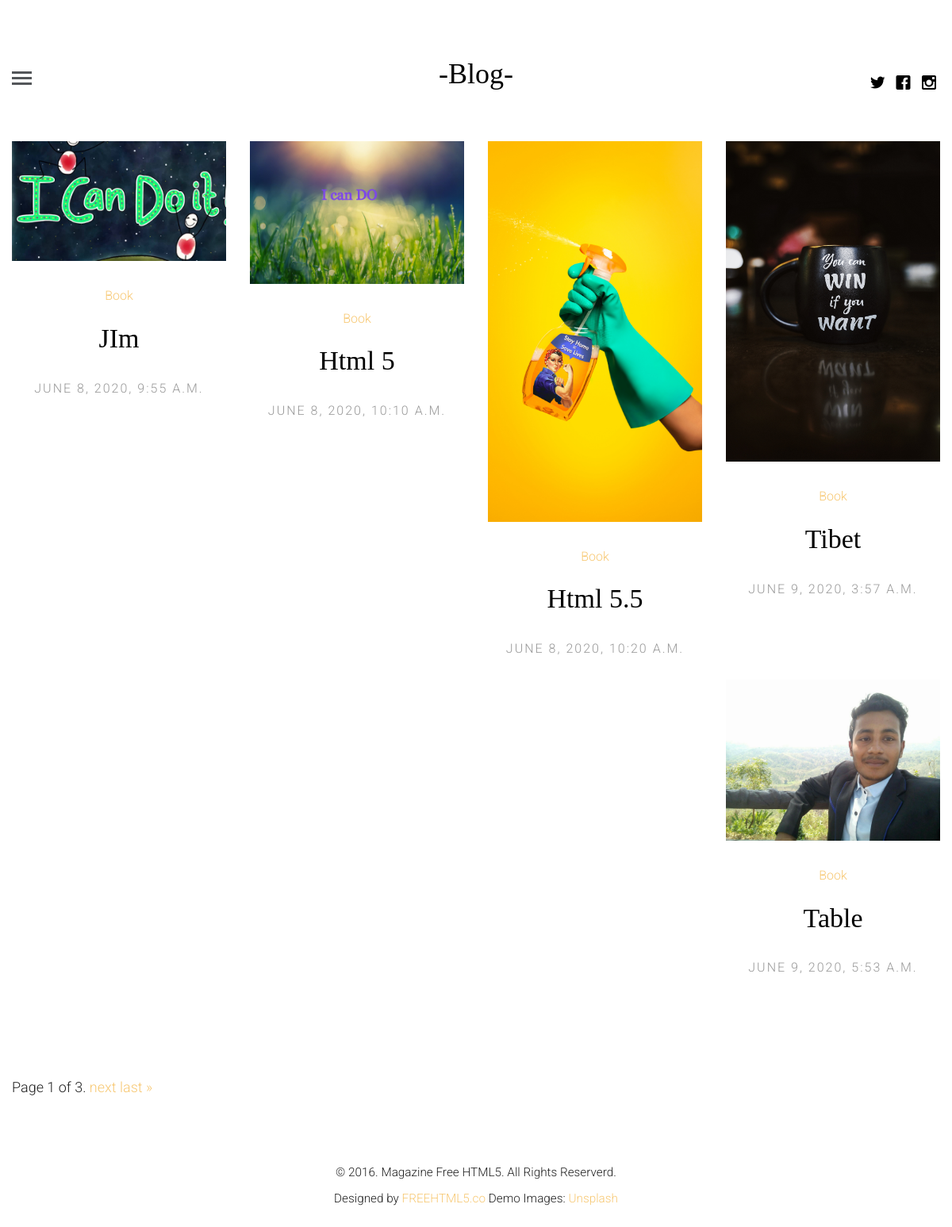
The page / on the database its author committed.
### tube/models.py (models this page shows, shortened)
class article(models.Model):
    article_author = models.ForeignKey(author, on_delete= models.CASCADE)
    title = models.CharField(max_length = 100)
    image = models.FileField()
    body = models.TextField()
    highlight = models.CharField( max_length = 150)
    post_on = models.DateTimeField(auto_now=False, auto_now_add=True)
    post_update = models.DateTimeField(auto_now=True, auto_now_add=False)
    catagory= models.ForeignKey(catagory, on_delete=models.CASCADE)
    def get_single_url(self):
        return reverse('tube:Single', kwargs={"id":self.id})

class catagory(models.Model):
    name = models.CharField(max_length = 100)
    post_on = models.DateTimeField(auto_now=False, auto_now_add=True)

### tube/views.py (the view)
# urls.py: path('', views.index , name="index"),
def index(request):
    post = article.objects.all()
    search = request.GET.get('q')
    if search:
        post=post.filter(
            Q(title__icontains=search)|
            Q(body__icontains=search)|
            Q(highlight__icontains=search)
        )
    paginator = Paginator(post, 5) # Show 5 contacts per page.
    page_number = request.GET.get('page')
    all_page = paginator.get_page(page_number)
    content = {
        "post": all_page
        }
    return render(request, 'index.html', content)

### templates/index.html (shortened to what this page needs)
{% extends 'base.html' %}
{% load static %}
{% block content %}
<div class=" container-fluid">
</div>
<div class="container-fluid">
    <div class="row fh5co-post-entry">
        {% for p in post %}
        <article class="col-lg-3 col-md-3 col-sm-3 col-xs-6 col-xxs-12 animate-box">
            <figure>
                <a href=" {{p.get_single_url }}"><img src="{{ p.image.url }}" alt="Image" class="img-responsive"></a>
            </figure>
            <span class="fh5co-meta"><a href="{% url 'tube:Topic' name=p.catagory.name %}">{{p.catagory.name}}</a></span>
            <h2 class="fh5co-article-title"><a href="{{p.get_single_url }}">{{ p.title }}</a></h2>
            <span class="fh5co-meta fh5co-date">{{ p.post_on }}</span>
        </article>
        {% endfor %}
        <div class="container-fluid">
            <div class="pagination">
                <span class="step-links">
                    <span class="current">
                        Page {{ post.number }} of {{ post.paginator.num_pages }}.
                    </span> {% if post.has_next %}
                <a href="?page={{ post.next_page_number }}">next</a>
                <a href="?page={{ post.paginator.num_pages }}">last &raquo;</a> {% endif %}
                </span>
            </div>
        </div>
    </div>
    {% endblock content %}

### templates/base.html (shortened to what this page needs)
{% load static %}
<!DOCTYPE html>
<html class="no-js">
<head>
    <link rel="stylesheet" href="{% static 'css/animate.css' %}">
    <link rel="stylesheet" href="{% static 'css/icomoon.css' %}">
    <link rel="stylesheet" href="{% static 'css/bootstrap.css' %}">
    <link rel="stylesheet" href="{% static 'css/style.css' %}">
</head>
<body>
    <header id="fh5co-header">
        <div class="container-fluid">
            <div class="row">
                <a href="#" class="js-fh5co-nav-toggle fh5co-nav-toggle"><i></i></a>
                <ul class="fh5co-social">
                    <li><a href="#"><i class="icon-twitter"></i></a></li>
                    <li><a href="#"><i class="icon-facebook"></i></a></li>
                    <li><a href="#"><i class="icon-instagram"></i></a></li>
                </ul>
                <div class="col-lg-12 col-md-12 text-center">
                    <h1 id="fh5co-logo"><a href="{% url 'tube:index' %} "> -Blog- </a></h1>
                </div>
            </div>
        </div>
    </header>
    <div class="container-fluid">
        <div class="row fh5co-post-entry">
            {% block content %} {% endblock content %}
        </div>
    </div>
    <footer id="fh5co-footer">
        <p><small>&copy; 2016. Magazine Free HTML5. All Rights Reserverd. <br> Designed by <a href="http://fre e html5.co" target="_blank">FREEHTML5.co</a>  Demo Images: <a href="http://unsplash.com/" target="_blank">Unsplash</a></small></p>
    </footer>
</body>
</html>

### tube/static/css/icomoon.css (style rules this page uses)
[class^="icon-"], [class*=" icon-"] { font-family: 'icomoon' !important; speak: none; font-style: normal; font-weight: normal; font-variant: normal; text-transform: none; line-height: 1; -webkit-font-smoothing: antialiased; -moz-osx-font-smoothing: grayscale; }
.icon-facebook:before { content: "\ea67"; }
.icon-instagram:before { content: "\ea6f"; }
.icon-twitter:before { content: "\ea7c"; }

### tube/static/css/style.css (style rules this page uses)
html { background: #fff; }
body { font-family: "Roboto", arial, sans-serif; font-size: 18px; font-weight: 300; line-height: 1.8; color: #222; background: #fff; }
a { color: #f7c873; -webkit-transition: 0.5s; -o-transition: 0.5s; transition: 0.5s; }
h1, h2, h3, h4, h5, h6 { font-family: "Playfair Display", times, serif; color: #000; }
p { margin-bottom: 30px; }
#fh5co-header { padding: 3em 3em; float: left; width: 100%; }
@media screen and (max-width: 1200px) { #fh5co-header { padding-left: 15px; padding-right: 15px; } }
#fh5co-header .fh5co-nav-toggle { position: absolute; top: 4.2em; left: 3em; z-index: 99; }
@media screen and (max-width: 1200px) { #fh5co-header .fh5co-nav-toggle { top: 4em; left: 15px; } }
#fh5co-header .fh5co-social { position: absolute !important; right: 3em !important; top: 3.2em; z-index: 99; -webkit-transition: 0.5s; -o-transition: 0.5s; transition: 0.5s; }
@media screen and (max-width: 1200px) { #fh5co-header .fh5co-social { right: 15px !important; top: 3.2em; } }
#fh5co-header #fh5co-logo { text-align: center; }
#fh5co-header #fh5co-logo a { color: #000; }
.fh5co-post-entry article { text-align: center; float: left; margin-bottom: 110px; padding-left: 3em; padding-right: 3em; }
@media screen and (max-width: 1200px) { .fh5co-post-entry article { margin-bottom: 80px; padding-left: 15px; padding-right: 15px; } }
.fh5co-post-entry article a img { opacity: 1; -webkit-transition: 0.5s; -o-transition: 0.5s; transition: 0.5s; }
.fh5co-post-entry article figure { margin-bottom: 30px; }
.fh5co-post-entry article h2 { font-family: "Playfair Display", times, serif; font-size: 34px; color: #000; margin-bottom: 30px; }
.fh5co-post-entry article h2 a { color: #000; }
.fh5co-post-entry article .fh5co-meta { font-size: 16px; font-family: "Roboto", arial, sans-serif; color: #999999; margin-bottom: 20px; display: block; }
.fh5co-post-entry article .fh5co-meta.fh5co-date { text-transform: uppercase; letter-spacing: 2px; }
.fh5co-social { padding: 0; margin: 30px 0 0 0; position: relative; }
.fh5co-social li { padding: 0; margin: 0; list-style: none; display: inline; }
.fh5co-social li a { font-size: 20px; padding: 4px; color: #000; }
#fh5co-footer { padding: 3em 0; text-align: center; }
.js .to-animate, .js .to-animate-2, .js .animate-box { opacity: 0; }
.fh5co-nav-toggle { width: 25px; height: 25px; cursor: pointer; text-decoration: none; }
.fh5co-nav-toggle i { position: relative; display: -moz-inline-stack; display: inline-block; zoom: 1; *display: inline; width: 25px; height: 3px; color: #535659; font: bold 14px/.4 Helvetica; text-transform: uppercase; text-indent: -55px; background: #535659; transition: all .2s ease-out; }
.fh5co-nav-toggle i::before, .fh5co-nav-toggle i::after { content: ''; width: 25px; height: 3px; background: #535659; position: absolute; left: 0; -webkit-transition: 0.2s; -o-transition: 0.2s; transition: 0.2s; }
.fh5co-nav-toggle i::before { top: -7px; }
.fh5co-nav-toggle i::after { bottom: -7px; }
.fh5co-nav-toggle { position: absolute; top: 18px; left: 0; z-index: 21; padding: 6px 0 0 0; display: block; margin: 0 auto; display: block; height: 44px; width: 25px; border-bottom: none !important; }

### rows shown on the page
article: image (picture), catagory.name "Book", title "JIm", post_on "JUNE 8, 2020, 9:55 A.M."
article: image (picture), catagory.name "Book", title "Html 5", post_on "JUNE 8, 2020, 10:10 A.M."
article: image (picture), catagory.name "Book", title "Html 5.5", post_on "JUNE 8, 2020, 10:20 A.M."
article: image (picture), catagory.name "Book", title "Tibet", post_on "JUNE 9, 2020, 3:57 A.M."
article: image (picture), catagory.name "Book", title "Table", post_on "JUNE 9, 2020, 5:53 A.M."

### other values the page prints
{{ post.number }} "1"
{{ post.paginator.num_pages }} "3"
